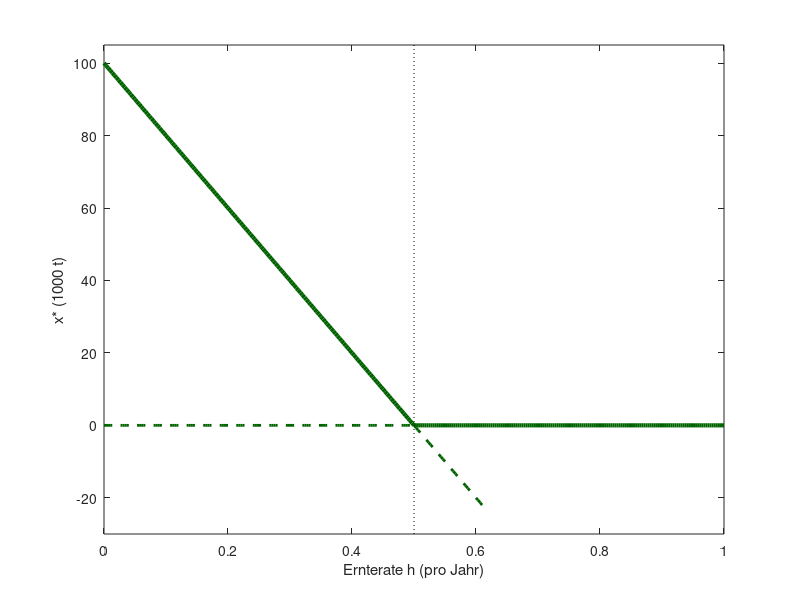

Write MATLAB code to recreate this figure.
% Abb. 3.16: Fischbestand mit Ernte, stationäre Zustände in Abhängigkeit von der Ernterate (Buch, Abschnitt 3.3)
% dx/dt = r (1 - x/K) x - h x mit r = 0.5 pro Jahr, K = 100 (1000 t):  x_a* = 0 und x_b* = K (1 - h/r)
% (c) 2026 Philipp Kügler · Programm zum Buch „Dynamische Systeme in den Lebenswissenschaften“ · MIT-Lizenz (siehe LICENSE)
r = 0.5; K = 100;
gruen = [0 0.39 0];
h = linspace(0, 1, 301);
li = h <= r; re = h >= r; nah = h >= r & h <= 0.62;
plot(h(li), 0 * h(li), '--', 'Color', gruen, 'LineWidth', 2); hold on   % x_a* instabil für h < r
plot(h(re), 0 * h(re), 'Color', gruen, 'LineWidth', 3);                % stabil für h > r
plot(h(li), K * (1 - h(li) / r), 'Color', gruen, 'LineWidth', 3);      % x_b* stabil für h < r
plot(h(nah), K * (1 - h(nah) / r), '--', 'Color', gruen, 'LineWidth', 2);
plot([r r], [-30 105], 'k:'); hold off
for hh = [0.1 0.25 0.4]
    fprintf('h = %g: x_b* = %.0f,  Ertrag h x_b* = %.2f\n', hh, K * (1 - hh / r), hh * K * (1 - hh / r));
end
xlabel('Ernterate h (pro Jahr)'); ylabel('x* (1000 t)'); ylim([-30 105]);
